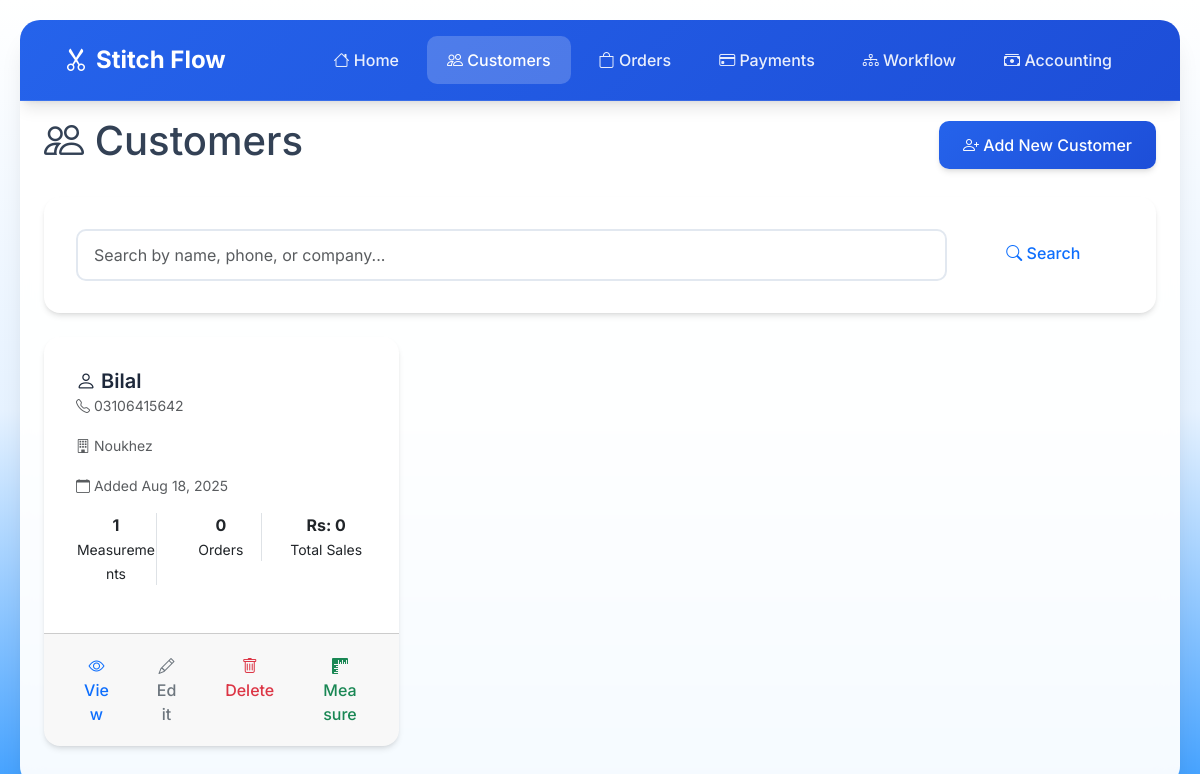
The app's page /customers/ with its own data.
### customers/models.py (models this page shows, shortened)
class Customer(models.Model):
    name = models.CharField(max_length=200)
    phone_number = models.CharField(max_length=20)
    company = models.CharField(max_length=200, blank=True, null=True)
    created_at = models.DateTimeField(auto_now_add=True)
    updated_at = models.DateTimeField(auto_now=True)
    class Meta:
        ordering = ['-created_at']

### customers/views.py (the view)
# urls.py: path('', views.customer_list, name='customer_list'),
def customer_list(request):
    search_query = request.GET.get('search', '')
    customers = Customer.objects.all()
    if search_query:
        customers = customers.filter(
            Q(name__icontains=search_query) |
            Q(phone_number__icontains=search_query) |
            Q(company__icontains=search_query)
        )
    context = {
        'customers': customers,
        'search_query': search_query,
    }
    return render(request, 'customers/customer_list.html', context)

### customers/templates/customers/customer_list.html (shortened to what this page needs)
{% extends 'base.html' %}
{% block content %}
<div class="col-12">
    <div class="main-content">
        <div class="d-flex justify-content-between align-items-center mb-4">
            <h1><i class="bi bi-people"></i> Customers</h1>
            <a href="{% url 'customer_create' %}" class="btn btn-primary">
                <i class="bi bi-person-plus"></i> Add New Customer
            </a>
        </div>
        <div class="card mb-4">
            <div class="card-body">
                <form method="get" class="row g-3">
                    <div class="col-md-10">
                        <input type="text" class="form-control" name="search"
                               placeholder="Search by name, phone, or company..."
                               value="{{ search_query }}">
                    </div>
                    <div class="col-md-2">
                        <button type="submit" class="btn btn-outline-primary w-100">
                            <i class="bi bi-search"></i> Search
                        </button>
                    </div>
                </form>
            </div>
        </div>
        <div class="row">
            {% for customer in customers %}
                <div class="col-md-6 col-lg-4 mb-4">
                    <div class="card h-100">
                        <div class="card-body">
                            <h5 class="card-title">
                                <i class="bi bi-person"></i> {{ customer.name }}
                            </h5>
                            <p class="card-text">
                                <small class="text-muted">
                                    <i class="bi bi-telephone"></i> {{ customer.phone_number }}
                                </small>
                            </p>
                            {% if customer.company %}
                                <p class="card-text">
                                    <small class="text-muted">
                                        <i class="bi bi-building"></i> {{ customer.company }}
                                    </small>
                                </p>
                            {% endif %}
                            <p class="card-text">
                                <small class="text-muted">
                                    <i class="bi bi-calendar"></i> Added {{ customer.created_at|date:"M d, Y" }}
                                </small>
                            </p>
                            <div class="row text-center mb-3">
                                <div class="col-4">
                                    <div class="border-end">
                                        <strong>{{ customer.measurements.count }}</strong>
                                        <br><small>Measurements</small>
                                    </div>
                                </div>
                                <div class="col-4">
                                    <div class="border-end">
                                        <strong>{{ customer.orders.count }}</strong>
                                        <br><small>Orders</small>
                                    </div>
                                </div>
                                <div class="col-4">
                                    <strong>Rs: {{ customer.orders.aggregate.total_amount__sum|default:0 }}</strong>
                                    <br><small>Total Sales</small>
                                </div>
                            </div>
                        </div>
                        <div class="card-footer">
                            <div class="btn-group w-100" role="group">
                                <a href="{% url 'customer_detail' customer.pk %}" class="btn btn-outline-primary">
                                    <i class="bi bi-eye"></i> View
                                </a>
                                <a href="{% url 'customer_edit' customer.pk %}" class="btn btn-outline-secondary">
                                    <i class="bi bi-pencil"></i> Edit
                                </a>
                                <form method="post" action="{% url 'customer_delete' customer.pk %}" style="display:inline;">
                                    <button type="submit" class="btn btn-outline-danger" onclick="return confirm('Are you sure you want to delete {{ customer.name }}?');">
                                        <i class="bi bi-trash"></i> Delete
                                    </button>
                                </form>
                                <a href="{% url 'measurement_create' customer.pk %}" class="btn btn-outline-success">
                                    <i class="bi bi-rulers"></i> Measure
                                </a>
                            </div>
                        </div>
                    </div>
                </div>
            {% endfor %}
        </div>
    </div>
</div>
{% endblock %}

### templates/base.html (style rules this page uses)
:root { --primary-color: #2563eb; --primary-dark: #1d4ed8; --secondary-color: #64748b; --success-color: #059669; --warning-color: #d97706; --danger-color: #dc2626; --info-color: #0891b2; --light-bg: #f8fafc; --dark-bg: #1e293b; --border-color: #e2e8f0; --shadow-sm: 0 1px 2px 0 rgb(0 0 0 / 0.05); --shadow-md: 0 4px 6px -1px rgb(0 0 0 / 0.1), 0 2px 4px -2px rgb(0 0 0 / 0.1); --shadow-lg: 0 10px 15px -3px rgb(0 0 0 / 0.1), 0 4px 6px -4px rgb(0 0 0 / 0.1); --shadow-xl: 0 20px 25px -5px rgb(0 0 0 / 0.1), 0 8px 10px -6px rgb(0 0 0 / 0.1); }
* { margin: 0; padding: 0; box-sizing: border-box; }
body { font-family: 'Inter', sans-serif; background: linear-gradient(to bottom, #ffffff, #e6f2ff, #3399ff); min-height: 100vh; color: #334155; }
.card { border: none; border-radius: 16px; box-shadow: var(--shadow-md); transition: all 0.3s ease; background: white; overflow: hidden; }
.card-title { font-weight: 600; color: var(--dark-bg); margin: 0; }
.card-body { padding: 2rem; }
.btn { border-radius: 10px; font-weight: 500; padding: 0.75rem 1.5rem; transition: all 0.3s ease; border: none; position: relative; overflow: hidden; }
.btn::before { content: ''; position: absolute; top: 0; left: -100%; width: 100%; height: 100%; background: linear-gradient(90deg, transparent, rgba(255, 255, 255, 0.2), transparent); transition: left 0.5s; }
.btn-primary { background: linear-gradient(135deg, var(--primary-color) 0%, var(--primary-dark) 100%); box-shadow: var(--shadow-md); }
.form-control { border: 2px solid var(--border-color); border-radius: 10px; padding: 0.75rem 1rem; transition: all 0.3s ease; background: white; }

### records on screen
Customer: name "Bilal", phone_number "03106415642", company "Noukhez", created_at "Aug 18, 2025", measurements.count "1", orders.count "0", orders.aggregate.total_amount__sum "0"
